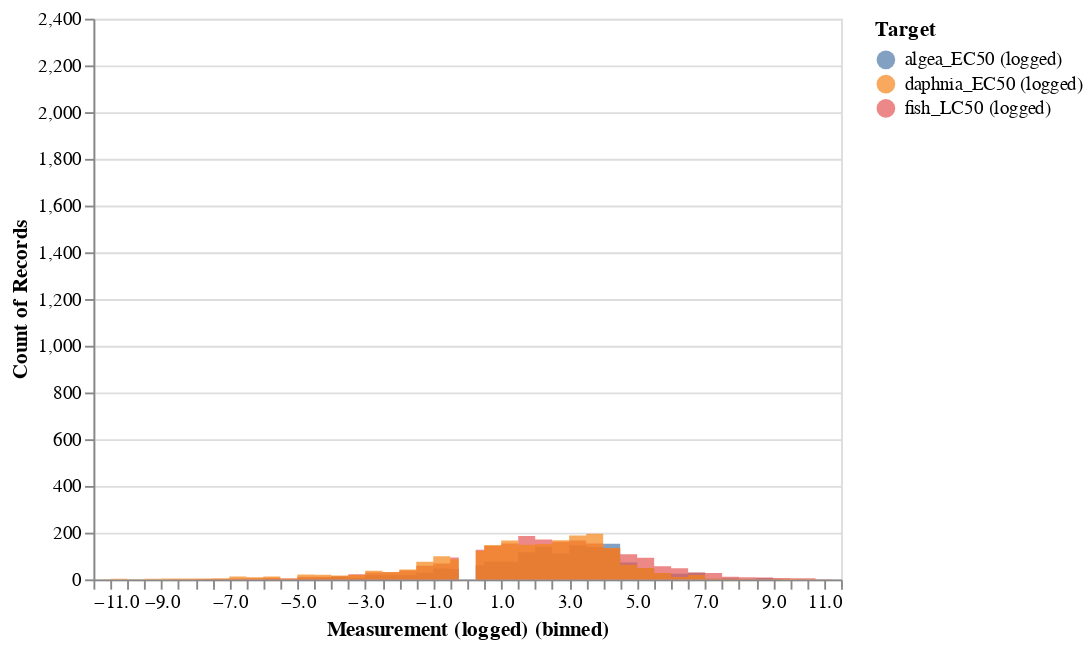

The code cell stored with this chart in its notebook:
### Code cell
alt.Chart(dataset).transform_fold(
    ['algea_EC50 (logged)', 'fish_LC50 (logged)', 'daphnia_EC50 (logged)'],
    as_=['Target', 'Measurement (logged)']
).mark_area(
    opacity=0.7,
    interpolate='step'
).encode(
    alt.X('Measurement (logged):Q', bin=alt.Bin(maxbins=100)),
    alt.Y('count()', stack=None),
    alt.Color('Target:N')
)

### Figure 1 — Vega-Lite specification as saved in the notebook (floating-point values rounded to 4 significant figures; data arrays with more than 128 entries replaced by an {"elided": "..."} marker saying what was removed)
{"config": {"view": {"continuousWidth": 400, "continuousHeight": 300}}, "data": {"name": "data-fa3231afb2dd858d5953250b2e7a03f8"}, "mark": {"type": "area", "interpolate": "step", "opacity": 0.7}, "encoding": {"color": {"type": "nominal", "field": "Target"}, "x": {"type": "quantitative", "bin": {"maxbins": 100}, "field": "Measurement (logged)"}, "y": {"type": "quantitative", "aggregate": "count", "stack": null}}, "transform": [{"fold": ["algea_EC50 (logged)", "fish_LC50 (logged)", "daphnia_EC50 (logged)"], "as": ["Target", "Measurement (logged)"]}], "$schema": "https://vega.github.io/schema/vega-lite/v4.8.1.json", "datasets": {"data-fa3231afb2dd858d5953250b2e7a03f8": {"elided": "3680 records"}}}
